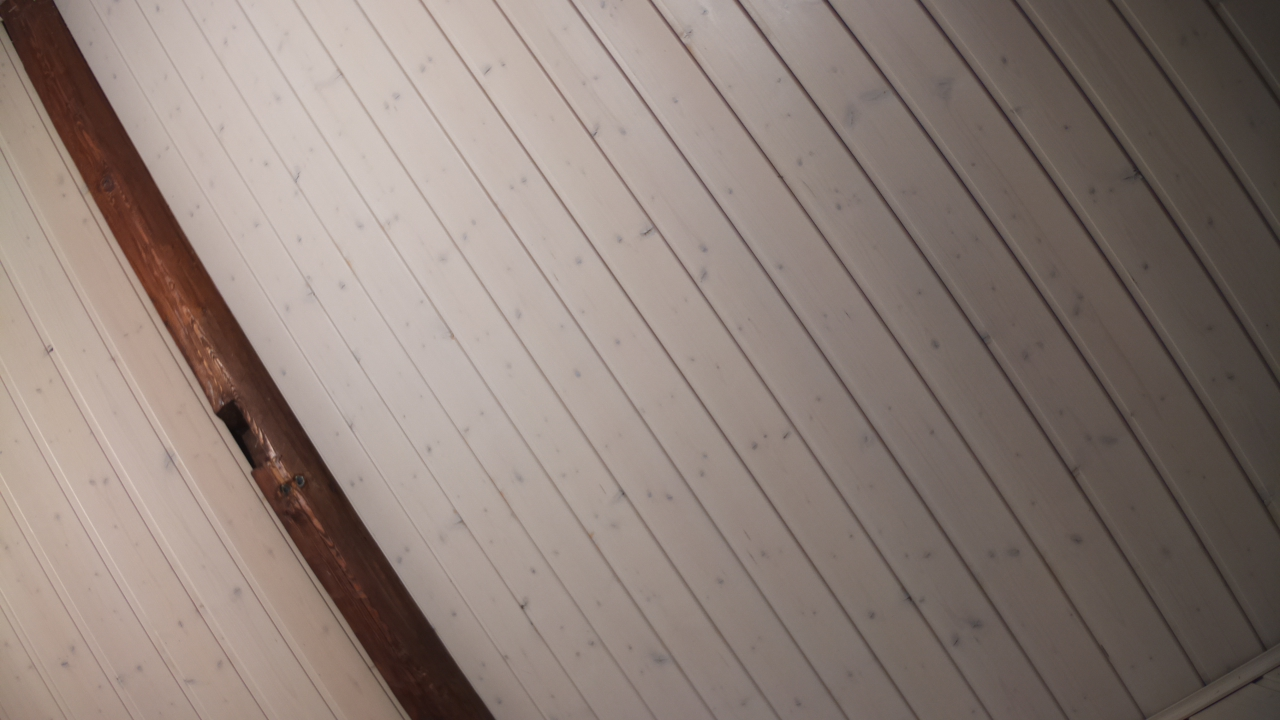
#> input picture video_yaw/picture/0.jpg, 1280 x 720 px
$ python vision.py
#> lines starting #> are read from the running program, lines starting #| are printed output that depends on the picture; after the words box and inside, x2 and y2 are one past the last pixel; in counts of white or black regions, pixels touching at a corner belong together; long printed decimals are rounded
import numpy as np
import math
import cv2
import matplotlib.pyplot as plt
import matplotlib.image as mpimg
from picamera import PiCamera
from time import sleep


def take_picture(nb_image):
    camera = PiCamera(resolution='1080p')
    camera.start_preview()
    for i in range(nb_image):
        camera.capture('picture/{n}.jpg'.format(n=i))
        sleep(0.25)

    camera.stop_preview()
def rotate_image(image, angle):
    image_center = tuple(np.array(image.shape[1::-1]) / 2)
    rot_mat = cv2.getRotationMatrix2D(image_center, angle, 1.0)
    result = cv2.warpAffine(image, rot_mat, image.shape[1::-1], flags=cv2.INTER_LINEAR)
    return result

def find_angle(image,n,gap,verbose=False):
    angles_f =[]
    img_before = cv2.imread(image)
# [5 lines of commented-out code are left out]
    img_gray = cv2.cvtColor(img_before, cv2.COLOR_BGR2GRAY)
    img_gray = cv2.GaussianBlur(img_gray, (5,5), 0)
    cv2.imwrite('edge/blur.jpg'.format(n=n),img_gray)

    tresh = np.linspace(150,200,30,dtype = int)
    tresholds = []
    for i in tresh:
        if i//3 < 80:
            tresholds.append((80,i))
        else:
            tresholds.append((i//3,i))
            tresholds.append((i,i))


    for treshold in tresholds:

        img_edges = cv2.Canny(img_gray, treshold[0], treshold[1])
        if verbose:
            cv2.imwrite('edge/edge_{t1}_{t2}.jpg'.format(n=n,t1 = treshold[0],t2 =treshold[1] ), img_edges)
        lines = cv2.HoughLinesP(img_edges, 1, np.pi/180.0, 100, minLineLength=50, maxLineGap=gap)
        angles = []

        try:
            for [[x1, y1, x2, y2]] in lines:
                cv2.line(img_before, (x1, y1), (x2, y2), (255, 0, 0), 3)
                angle = math.degrees(math.atan2(y2 - y1, x2 - x1))
                angles.append(angle)
        except Exception as e:
            continue

        if verbose:
            cv2.imwrite('line/line_{t1}_{t2}.jpg'.format(n=n,t1 = treshold[0],t2 =treshold[1] ), img_before)

        median_angle = np.median(angles)
        angles_f.append(median_angle)
    return angles_f

def final_angles(angles):
    angles_neg=[]
    angles_pos=[]
    neg = 0
    pos = 0
    if len(angles)==0:
        print('No Angles found')
        return -1000
    for angle in angles:

        if angle < 0:
            neg+= 1
            angles_neg.append(angle)
        else:
            pos += 1
            angles_pos.append(angle)
    if neg> pos:
        median =np.median(angles_neg)
        for i in angles_neg:
            if np.abs(i-median)>3:
                angles_neg.remove(i)
        median = np.median(angles_neg)
        if abs(median) > 45:
            median = (90+median)
    else:
        median = np.median(angles_pos)
        for i in angles_pos:
            if np.abs(i-median)>3:
                angles_pos.remove(i)
        median = np.mean(angles_pos)
        if abs(median) > 45:
            median = -(90-median)
    return median
def compute_angle(nb_image,gap=5,verbose=False):
#> called with nb_image = 1, gap = 5, verbose = True
    angles= []
    n = 0
    take_picture(nb_image)
#> (the call stopped at in take_picture, `camera = PiCamera(resolution='1080p')`: picamera is not available in this run)
    for i in range(nb_image):
        image = 'picture/{i}.jpg'.format(i=i)
        angles_find=find_angle(image,n,gap,verbose)
#> in find_angle, img_before is the input picture: shape (720, 1280, 3); mean B, G, R 120, 127, 141.2
#> the loop in find_angle, `for treshold in tresholds: ` made 30 passes
#> pass 1, in find_angle, `img_edges = cv2.Canny(img_gray, treshold[0], treshold[1])`:
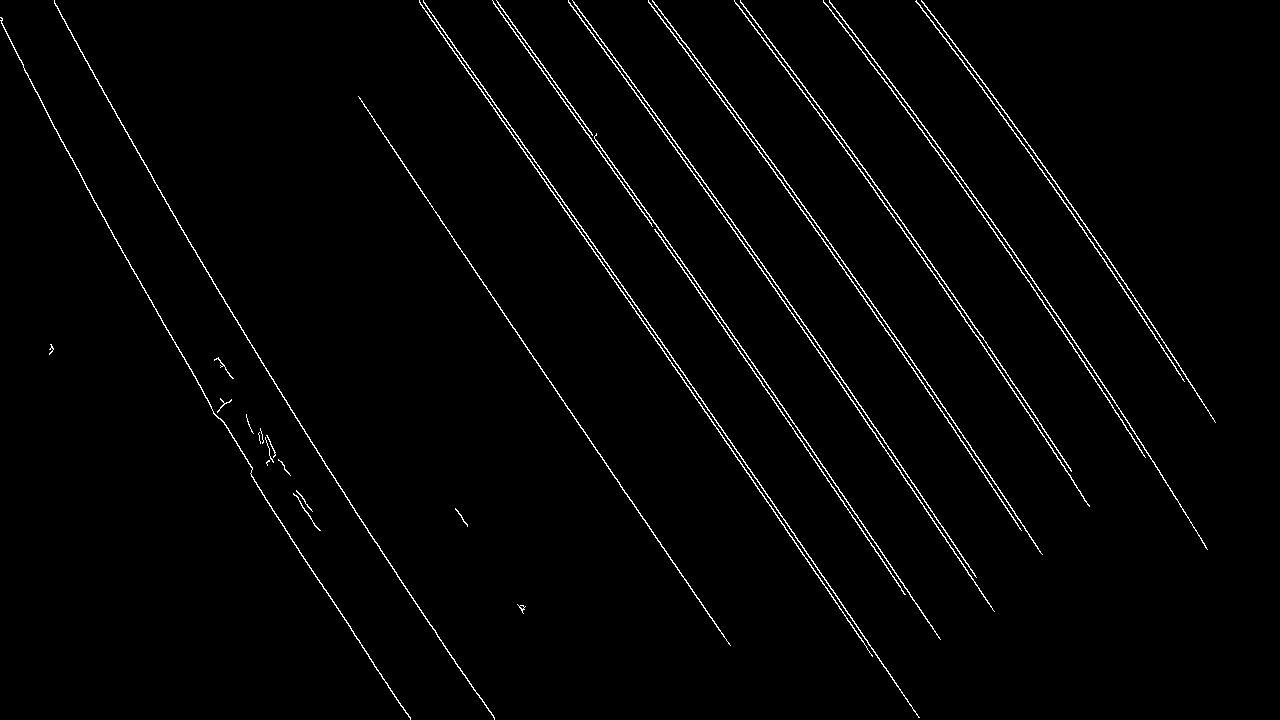
#> img_edges: shape (720, 1280); 1.8% white in thin lines or dots
#> after the loop in find_angle, `for treshold in tresholds:`:
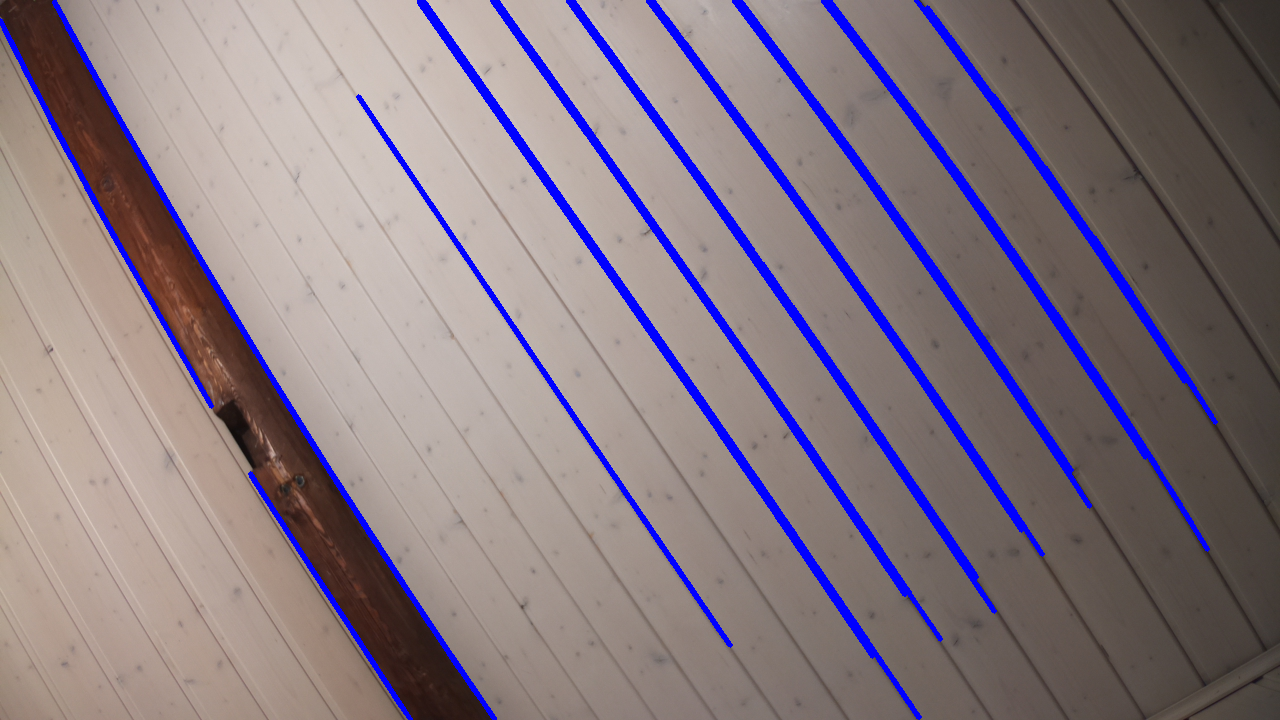
#> img_before: shape (720, 1280, 3); 6.28% of pixels changed, all inside (x1, y1, x2, y2) = (0, 0, 1218, 720)
#> after the loop in find_angle, `for treshold in tresholds:`:
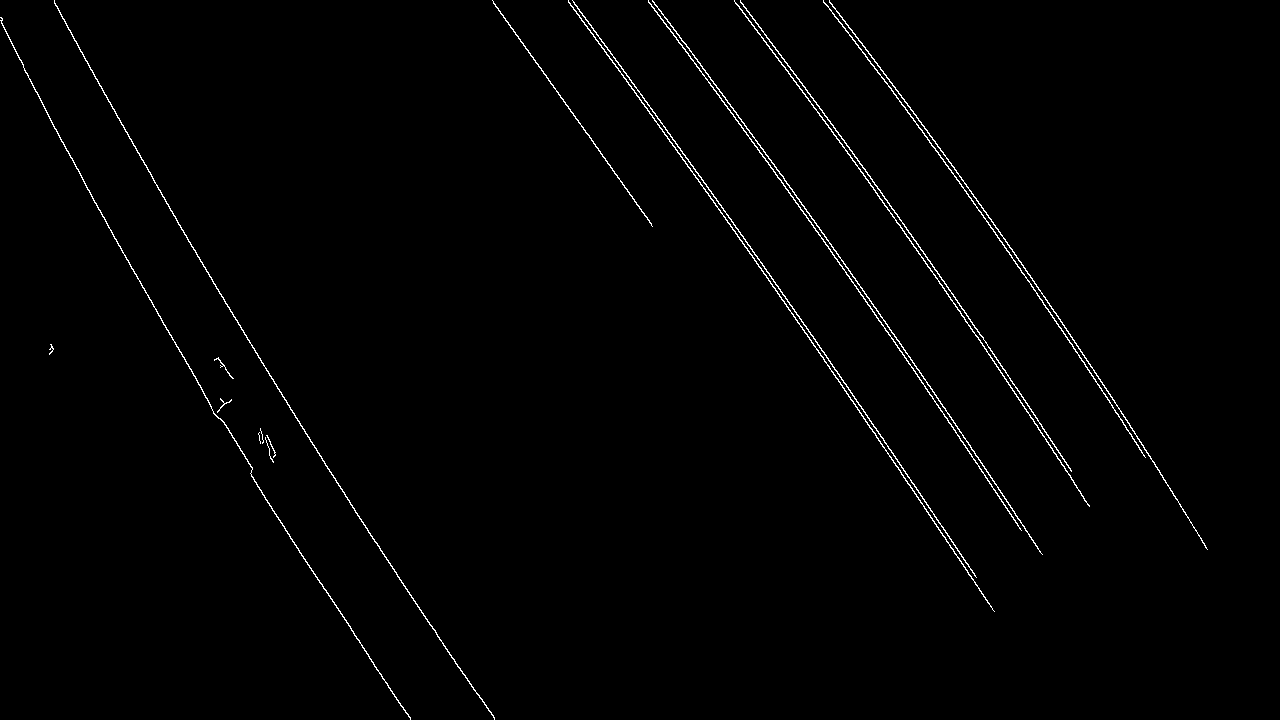
#> img_edges: shape (720, 1280); 1.1% white in thin lines or dots
#> after the loop in find_angle, `for treshold in tresholds:`: angles_f = 30 values, max 55.4 at index 18, min 55.01 at index 20, mean 55.19
#> angles_find has the same summary as angles_f in find_angle
        final_angle_tmp = final_angles(angles_find)
#> the loop in final_angles, `for angle in angles: ` made 30 passes
#> angle on passes 1 to 12: 55.22, 55.22, 55.22, 55.1, 55.1, 55.11, 55.28, 55.28, 55.28, 55.28, 55.28, 55.27
#> after the loop in final_angles, `for angle in angles:`: angles_neg = []; angles_pos has the same summary as angles_f in find_angle; neg = 0; pos = 30
#> in final_angles, `median = np.median(angles_pos)`: median = 55.22
#> the loop in final_angles, `for i in angles_pos:` made 30 passes
#> in final_angles, `median = np.mean(angles_pos)`: median = 55.19
#> in final_angles, `median = -(90-median)`: median = -34.81
#> final_angle_tmp = -34.81
        angles.append(final_angle_tmp)


    final_angle = np.median(angles)
#> final_angle = -34.81
    print(final_angle)
#| -34.809
    if final_angle != -1000:
        img_rotated = rotate_image(cv2.imread(image), final_angle)
#> in rotate_image, `image_center = tuple(np.array(image.shape[1::-1]) / 2)`: image_center = (640, 360)
#> in rotate_image, `rot_mat = cv2.getRotationMatrix2D(image_center, angle, 1.0)`: rot_mat = [[0.821, -0.571, 320], [0.571, 0.821, -300.9]]
#> in rotate_image, `result = cv2.warpAffine(image, rot_mat, image.shape[1::-1], flags=cv2...`:
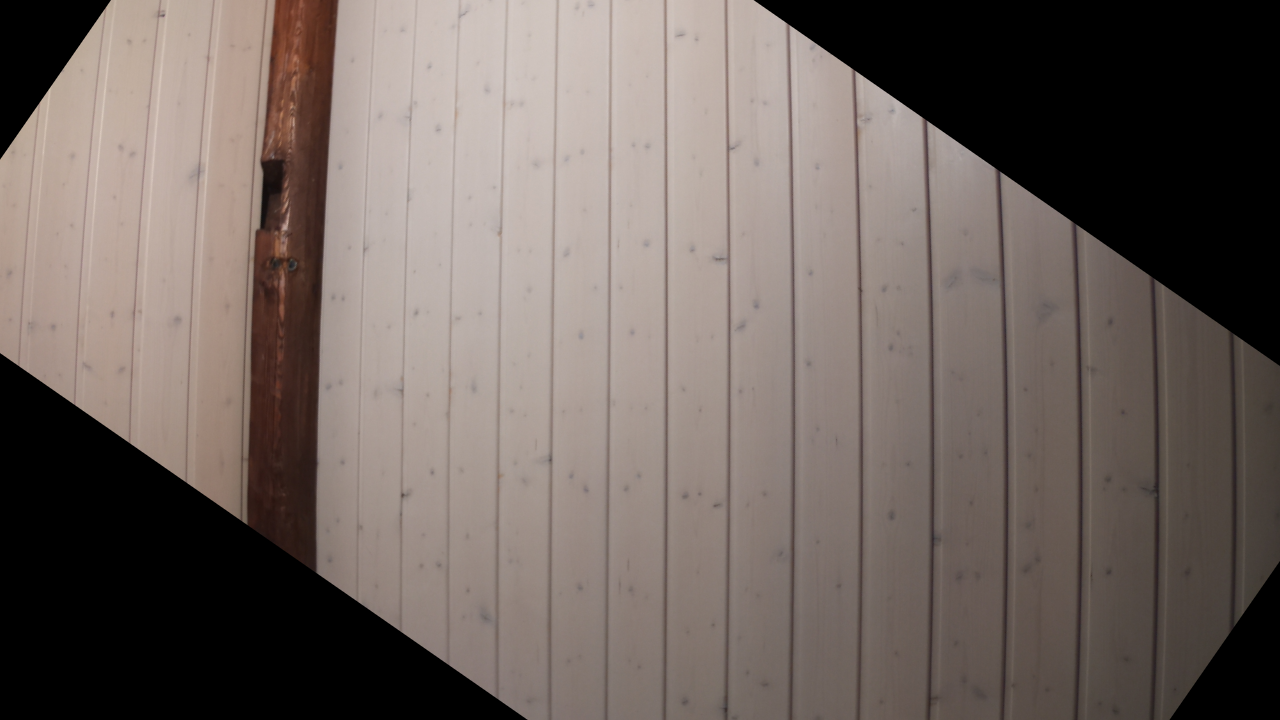
#> result: shape (720, 1280, 3); mean B, G, R 95.6, 100.9, 112
        cv2.imwrite('picture/rotated.jpg'.format(n=n), img_rotated)
    else:
        img_rotated = cv2.imread(image)
        cv2.imwrite('picture/rotated.jpg'.format(n=n), img_rotated)
    if verbose:
        img_base = mpimg.imread('picture/{n}.jpg'.format(n=n))
        img = mpimg.imread('picture/rotated.jpg')
        fig, axs = plt.subplots(1, 2, figsize=(18, 6), sharey=True)
        fig.suptitle('Rotate the image')
        axs[0].imshow(img_base)
        axs[1].imshow(img)
        axs[0].axis('off')
        axs[1].axis('off')

    return final_angle
import time
#stime = time.time()
compute_angle(1,5,True)
#print(time.time()-stime)
